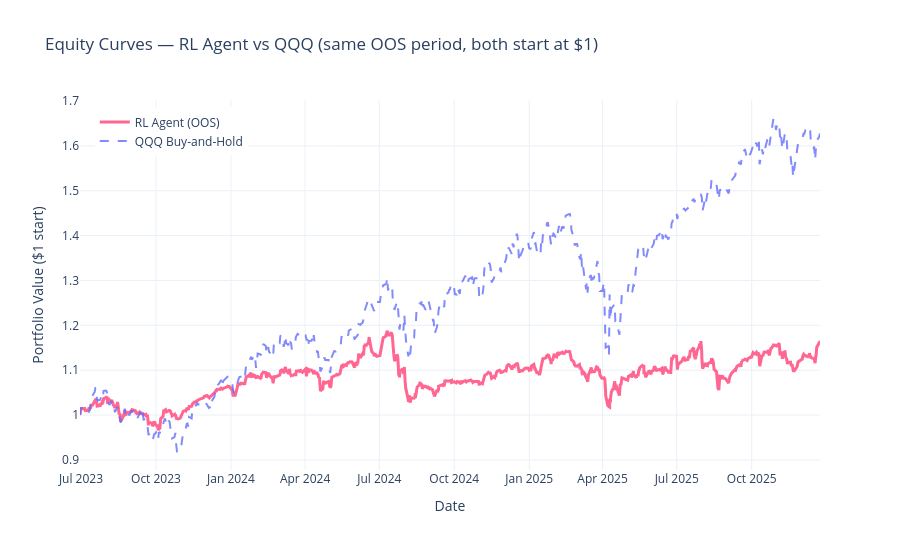

Notebook cell for this chart:
### Markdown cell above
## 2. RL Agent vs QQQ Buy-and-Hold (same period)

Recalculate QQQ B&H starting from the exact first day of the RL OOS test set,
so both curves start at 1.0 on the same date. This is the **fair** comparison.

### Code cell
if rl_available:
    # Recalculate QQQ equity from RL returns (already aligned)
    qqq_matched = (1 + rl_returns["QQQ"]).cumprod()
    rl_eq = (1 + rl_returns["RL Agent"]).cumprod()

    # Plot
    fig = go.Figure()
    fig.add_trace(go.Scatter(
        x=rl_eq.index, y=rl_eq, name="RL Agent (OOS)", mode="lines",
        line=dict(color=COLORS["RL Agent"], width=3.0)))
    fig.add_trace(go.Scatter(
        x=qqq_matched.index, y=qqq_matched, name="QQQ Buy-and-Hold", mode="lines",
        line=dict(color=COLORS["QQQ (matched)"], width=2.0, dash="dash"), opacity=0.8))

    fig.update_layout(
        title="Equity Curves — RL Agent vs QQQ (same OOS period, both start at $1)",
        xaxis_title="Date", yaxis_title="Portfolio Value ($1 start)",
        template="plotly_white", height=550,
        legend=dict(x=0.02, y=0.98), hovermode="x unified")
    if SAVE_PLOTS: fig.write_html(f"{RESULTS_DIR}/plot_equity_rl_vs_qqq.html")
    fig.show()

    # Metrics table: RL vs QQQ on SAME period
    rl_eq_arr = np.array([1.0] + list(rl_eq.values))
    qqq_eq_arr = np.array([1.0] + list(qqq_matched.values))
    rl_m = compute_all_metrics(rl_eq_arr)
    qqq_m = compute_all_metrics(qqq_eq_arr)

    fair_compare = pd.DataFrame({"RL Agent": rl_m, "QQQ Buy-and-Hold": qqq_m}).T
    print(f"\nFair comparison ({rl_eq.index[0].date()} → {rl_eq.index[-1].date()}):")
    display(fair_compare[["ARC (%)", "ASD (%)", "Max Drawdown (%)", "Sharpe", "Sortino", "Calmar", "IR1", "IR2"]])

### Figure 1 — Plotly figure (JSON) as saved in the notebook; plotly's stock layout.template omitted (floating-point values rounded to 4 significant figures; data arrays with more than 128 entries replaced by an {"elided": "..."} marker saying what was removed)
{"data": [{"line": {"color": "#FF6692", "width": 3}, "mode": "lines", "name": "RL Agent (OOS)", "type": "scatter", "x": {"elided": "1189 str values"}, "y": {"elided": "1189 float values"}}, {"line": {"color": "#636EFA", "dash": "dash", "width": 2}, "mode": "lines", "name": "QQQ Buy-and-Hold", "opacity": 0.8, "type": "scatter", "x": {"elided": "1189 str values"}, "y": {"elided": "1189 float values"}}], "layout": {"height": 550, "hovermode": "x unified", "legend": {"x": 0.02, "y": 0.98}, "title": {"text": "Equity Curves — RL Agent vs QQQ (same OOS period, both start at $1)"}, "xaxis": {"title": {"text": "Date"}}, "yaxis": {"title": {"text": "Portfolio Value ($1 start)"}}}}
